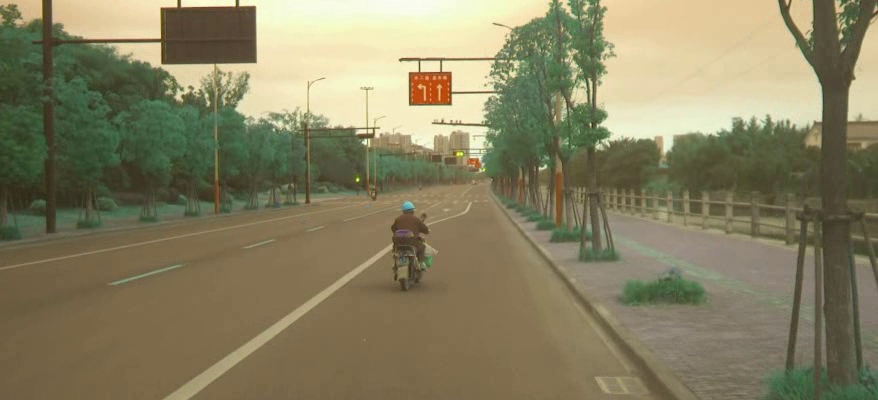
#> input picture frame 6 of video_analysis/stereo_video.mp4, 878 x 400 px
$ python lukas_kanade_segmentation.py
#> lines starting #> are read from the running program, lines starting #| are printed output that depends on the picture
import cv2
import numpy as np

def video_segmentation_optical_flow(video_path):
#> called with video_path = 'stereo_video.mp4'
    cap = cv2.VideoCapture(video_path)

    # Read the first frame
    ret, prev_frame = cap.read()
#> prev_frame is the input picture: shape (400, 878, 3); mean B, G, R 97.4, 128.3, 134.4

    prev_gray = cv2.cvtColor(prev_frame, cv2.COLOR_BGR2GRAY)

    # Create a mask image for drawing segmented regions
    mask = np.zeros_like(prev_frame)

    while True:
        ret, frame = cap.read()
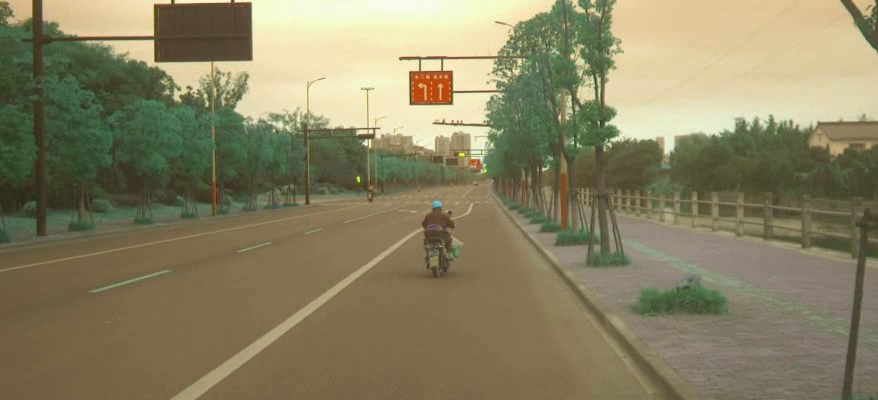
#> input picture frame 7 of video_analysis/stereo_video.mp4, 878 x 400 px
#> frame is the input picture: shape (400, 878, 3); mean B, G, R 98.4, 129.6, 136.2
        if not ret:
            break

        # Convert the current frame to grayscale
        gray = cv2.cvtColor(frame, cv2.COLOR_BGR2GRAY)
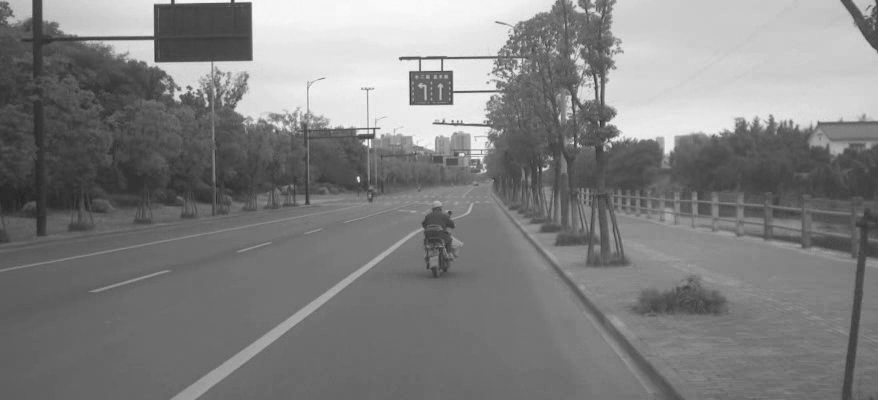
#> gray: shape (400, 878); min 36, max 250, mean 128

        # Calculate optical flow using Lucas-Kanade algorithm
        flow = cv2.calcOpticalFlowFarneback(prev_gray, gray, None, 0.5, 3, 15, 3, 5, 1.2, 0)

        # Compute the magnitude and angle of the optical flow vectors
        magnitude, angle = cv2.cartToPolar(flow[..., 0], flow[..., 1])
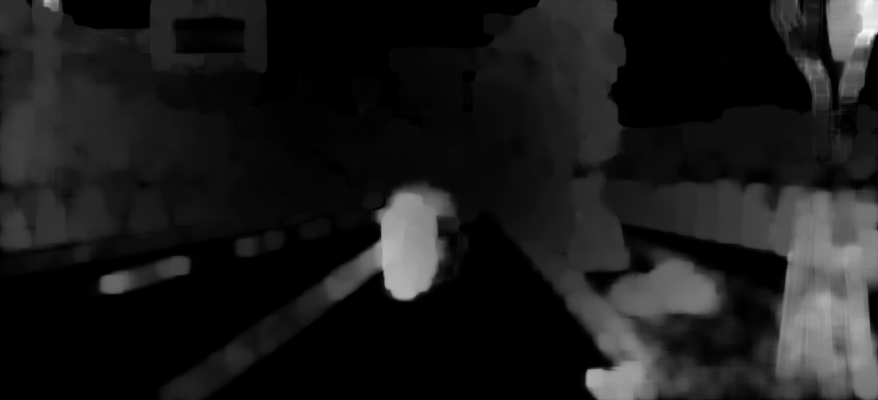
#> magnitude: shape (400, 878) float32; min 1.82e-10, max 49.69, mean 5.3; drawn with min black and max white
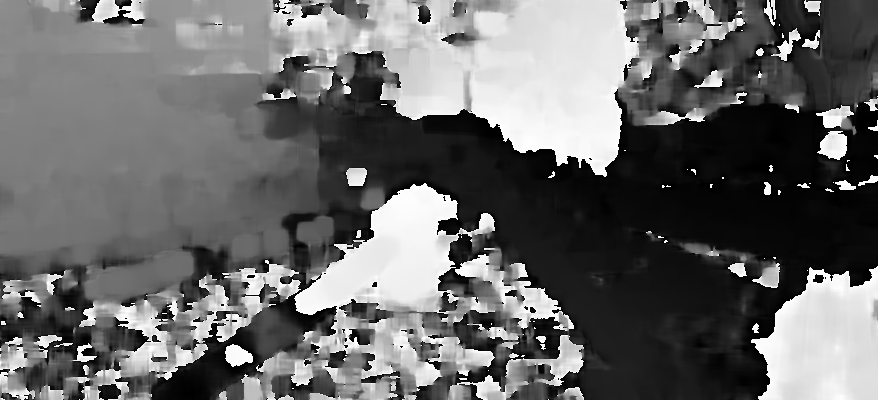
#> angle: shape (400, 878) float32; min 1.63e-05, max 6.28, mean 2.61; drawn with min black and max white

        # Set the hue value of the mask image based on the angle of the flow vectors
        mask[..., 0] = angle * 180 / np.pi / 2
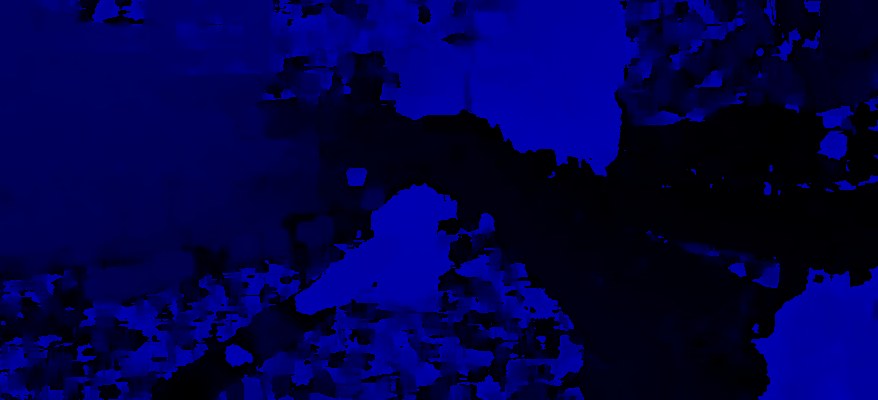
#> mask: shape (400, 878, 3); mean of channels 0, 1, 2 74.2, 0, 0; drawn as B, G, R

        # Normalize the magnitude of the flow vectors for better visualization
        mask[..., 2] = cv2.normalize(magnitude, None, 0, 255, cv2.NORM_MINMAX)
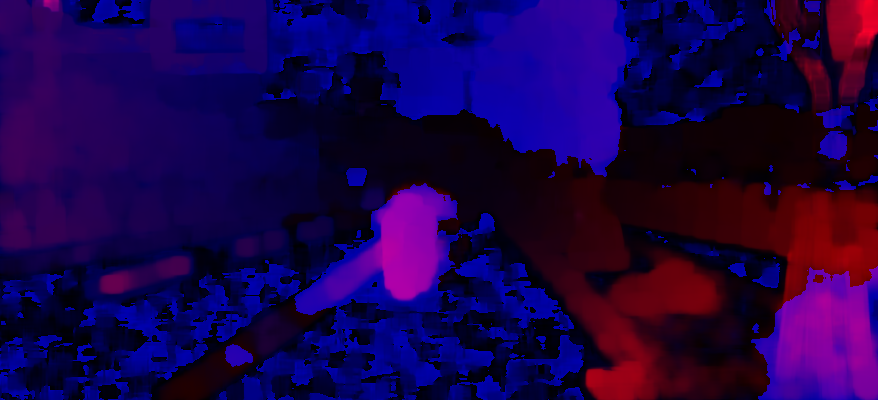
#> mask: shape (400, 878, 3); mean of channels 0, 1, 2 74.2, 0, 27; drawn as B, G, R

        # Convert the mask image from HSV to BGR color space
        mask_bgr = cv2.cvtColor(mask, cv2.COLOR_HSV2BGR)

        # Display the segmented regions in the original frame
        result = cv2.addWeighted(frame, 1, mask_bgr, 2, 0)
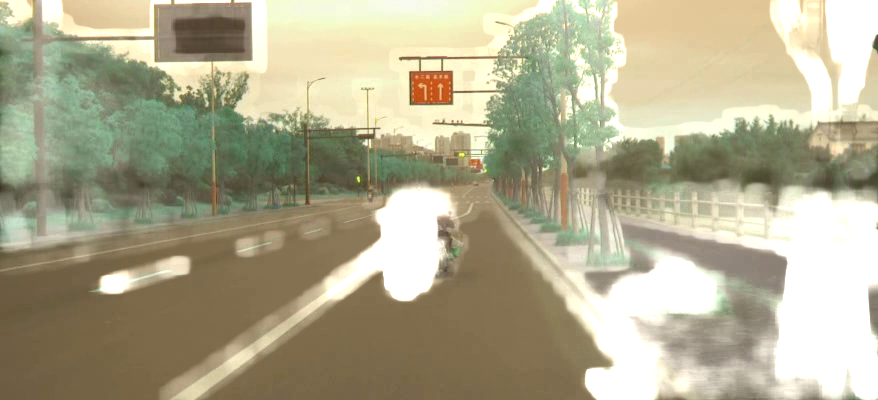
#> result: shape (400, 878, 3); mean B, G, R 143.1, 170.8, 175.9

        cv2.imshow('Video Segmentation - Optical Flow', result)
        if cv2.waitKey(1) & 0xFF == ord('q'):
#> (key q is pressed here)
            break

        # Update the previous frame and previous grayscale image
        prev_frame = frame
        prev_gray = gray

    cap.release()
    cv2.destroyAllWindows()


# Example usage
video_segmentation_optical_flow('stereo_video.mp4')

$ run again, starting later in the video
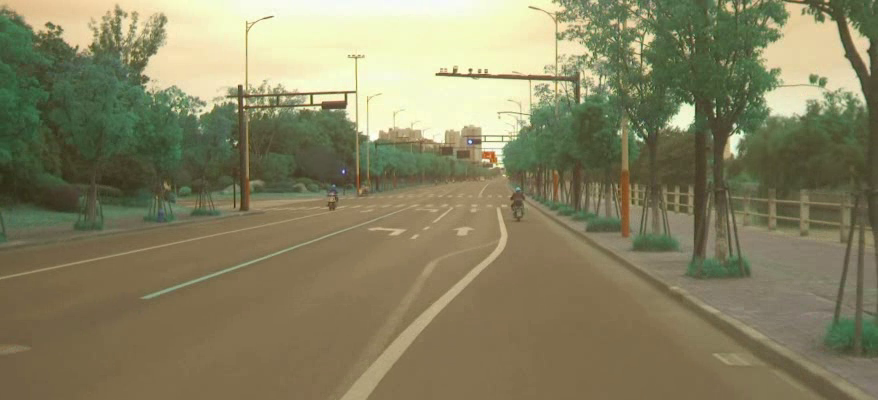
#> input picture frame 27 of video_analysis/stereo_video.mp4, 878 x 400 px
#> in video_segmentation_optical_flow, prev_frame is the input picture: shape (400, 878, 3); mean B, G, R 97.8, 130, 134.4
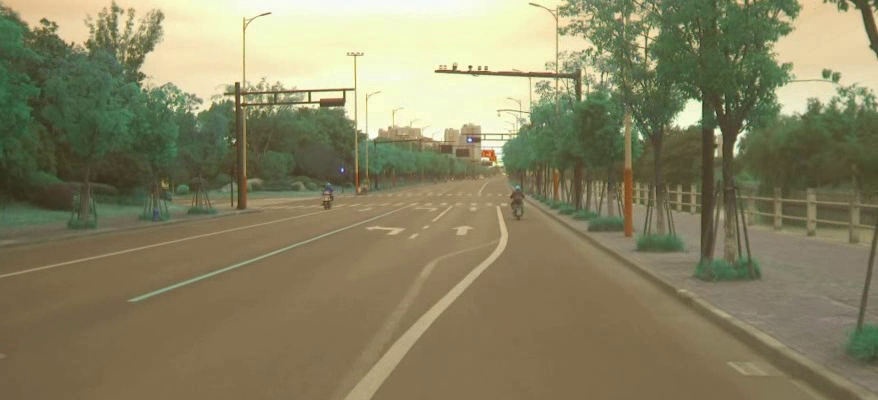
#> input picture frame 28 of video_analysis/stereo_video.mp4, 878 x 400 px
#> in video_segmentation_optical_flow, frame is the input picture: shape (400, 878, 3); mean B, G, R 98.9, 131, 135.7
#> in video_segmentation_optical_flow, `result = cv2.addWeighted(frame, 1, mask_bgr, 2, 0)`:
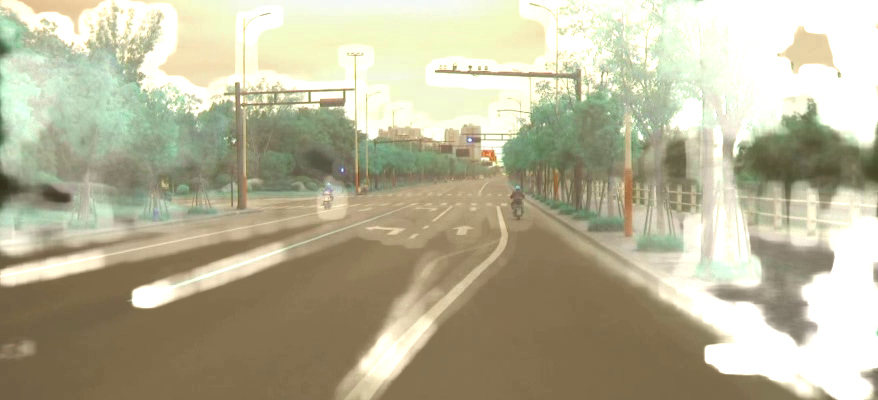
#> result: shape (400, 878, 3); mean B, G, R 153.9, 180.2, 184.5

$ run again, starting later in the video
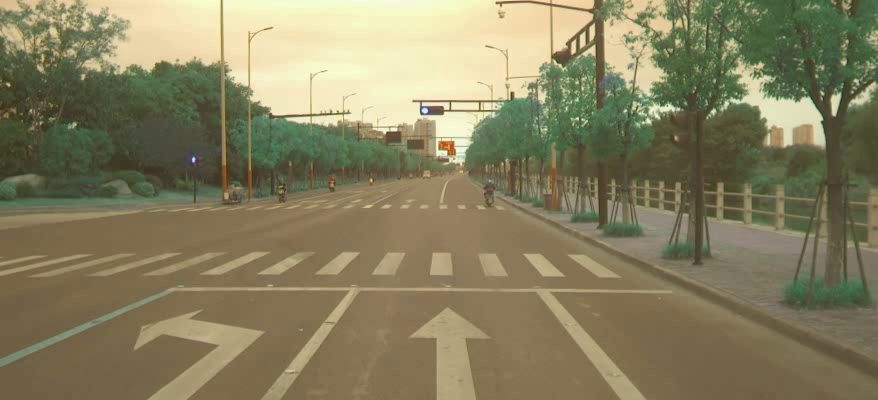
#> input picture frame 48 of video_analysis/stereo_video.mp4, 878 x 400 px
#> in video_segmentation_optical_flow, prev_frame is the input picture: shape (400, 878, 3); mean B, G, R 95.8, 128.3, 134.4
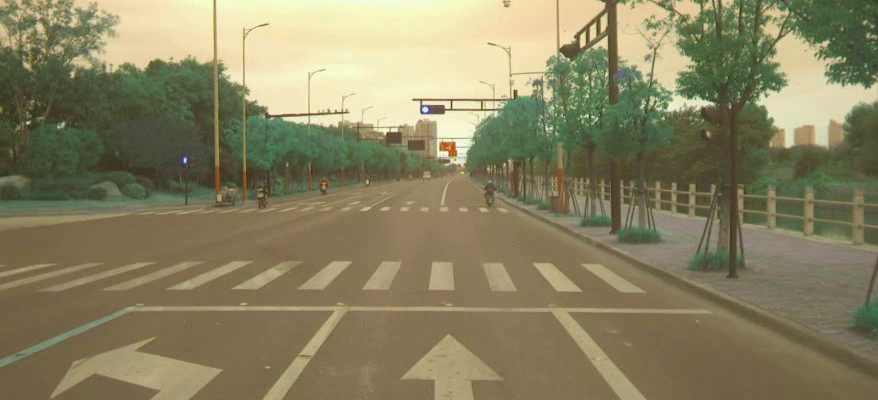
#> input picture frame 49 of video_analysis/stereo_video.mp4, 878 x 400 px
#> in video_segmentation_optical_flow, frame is the input picture: shape (400, 878, 3); mean B, G, R 97.3, 130.1, 136.7
#> in video_segmentation_optical_flow, `result = cv2.addWeighted(frame, 1, mask_bgr, 2, 0)`:
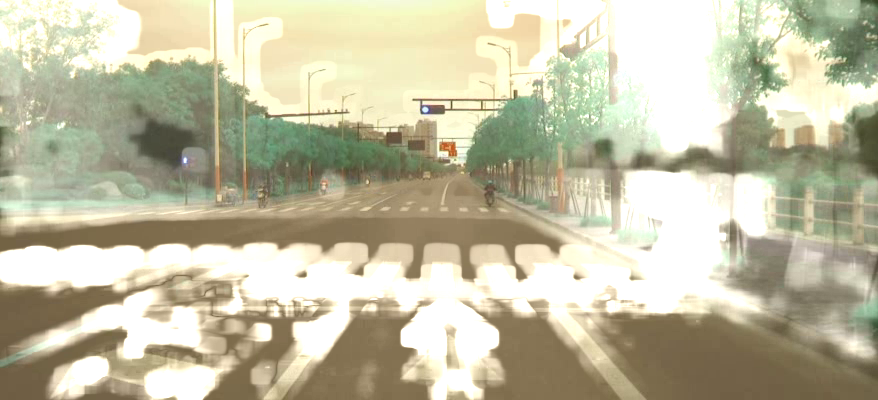
#> result: shape (400, 878, 3); mean B, G, R 164.2, 189.8, 193.6
